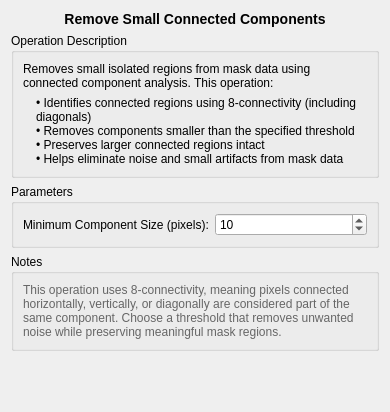
<?xml version="1.0" encoding="UTF-8"?>
<ui version="4.0">
 <class>MaskConnectedComponent_Widget</class>
 <widget class="QWidget" name="MaskConnectedComponent_Widget">
  <property name="geometry">
   <rect>
    <x>0</x>
    <y>0</y>
    <width>390</width>
    <height>412</height>
   </rect>
  </property>
  <property name="windowTitle">
   <string>Remove Small Connected Components</string>
  </property>
  <layout class="QVBoxLayout" name="verticalLayout">
   <item>
    <widget class="QLabel" name="titleLabel">
     <property name="styleSheet">
      <string>font-weight: bold; font-size: 14px;</string>
     </property>
     <property name="text">
      <string>Remove Small Connected Components</string>
     </property>
     <property name="alignment">
      <set>Qt::AlignmentFlag::AlignCenter</set>
     </property>
     <property name="margin">
      <number>5</number>
     </property>
    </widget>
   </item>
   <item>
    <widget class="QGroupBox" name="descriptionGroupBox">
     <property name="title">
      <string>Operation Description</string>
     </property>
     <layout class="QVBoxLayout" name="descriptionLayout">
      <item>
       <widget class="QLabel" name="descriptionLabel">
        <property name="text">
         <string>Removes small isolated regions from mask data using connected component analysis. This operation:</string>
        </property>
        <property name="wordWrap">
         <bool>true</bool>
        </property>
       </widget>
      </item>
      <item>
       <widget class="QLabel" name="bulletPointsLabel">
        <property name="styleSheet">
         <string>margin-left: 10px;</string>
        </property>
        <property name="text">
         <string>• Identifies connected regions using 8-connectivity (including diagonals)
• Removes components smaller than the specified threshold
• Preserves larger connected regions intact
• Helps eliminate noise and small artifacts from mask data</string>
        </property>
        <property name="wordWrap">
         <bool>true</bool>
        </property>
       </widget>
      </item>
     </layout>
    </widget>
   </item>
   <item>
    <widget class="QGroupBox" name="parametersGroupBox">
     <property name="title">
      <string>Parameters</string>
     </property>
     <layout class="QFormLayout" name="parametersLayout">
      <item row="0" column="0">
       <widget class="QLabel" name="thresholdLabel">
        <property name="text">
         <string>Minimum Component Size (pixels):</string>
        </property>
       </widget>
      </item>
      <item row="0" column="1">
       <widget class="QSpinBox" name="thresholdSpinBox">
        <property name="toolTip">
         <string>Connected components smaller than this threshold will be removed</string>
        </property>
        <property name="minimum">
         <number>1</number>
        </property>
        <property name="maximum">
         <number>10000</number>
        </property>
        <property name="value">
         <number>10</number>
        </property>
       </widget>
      </item>
     </layout>
    </widget>
   </item>
   <item>
    <widget class="QGroupBox" name="notesGroupBox">
     <property name="title">
      <string>Notes</string>
     </property>
     <layout class="QVBoxLayout" name="notesLayout">
      <item>
       <widget class="QLabel" name="notesLabel">
        <property name="styleSheet">
         <string>color: #666;</string>
        </property>
        <property name="text">
         <string>This operation uses 8-connectivity, meaning pixels connected horizontally, vertically, or diagonally are considered part of the same component. Choose a threshold that removes unwanted noise while preserving meaningful mask regions.</string>
        </property>
        <property name="wordWrap">
         <bool>true</bool>
        </property>
       </widget>
      </item>
     </layout>
    </widget>
   </item>
   <item>
    <spacer name="verticalSpacer">
     <property name="orientation">
      <enum>Qt::Orientation::Vertical</enum>
     </property>
     <property name="sizeHint" stdset="0">
      <size>
       <width>20</width>
       <height>40</height>
      </size>
     </property>
    </spacer>
   </item>
  </layout>
 </widget>
 <resources/>
 <connections/>
</ui>
